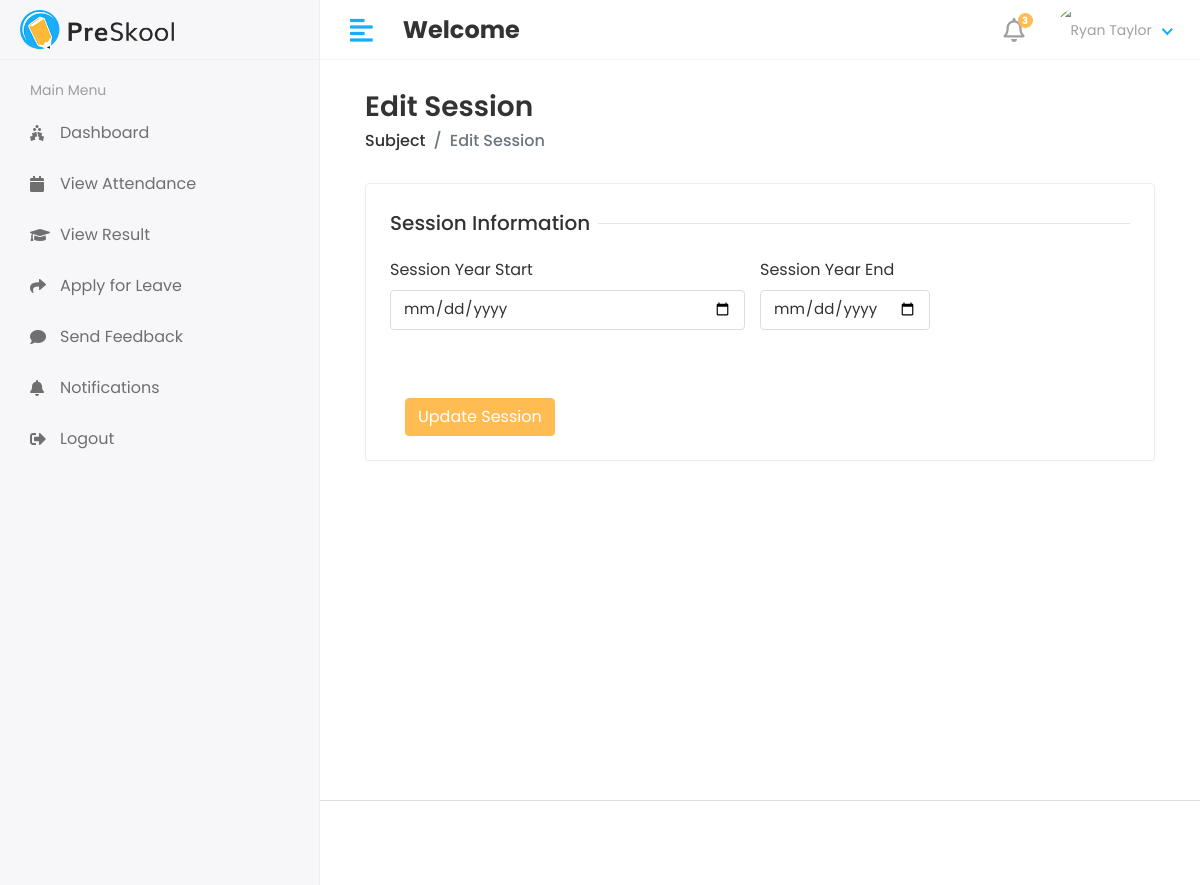
Page /Admin1/Session/Edit/1 on the earlier database version.
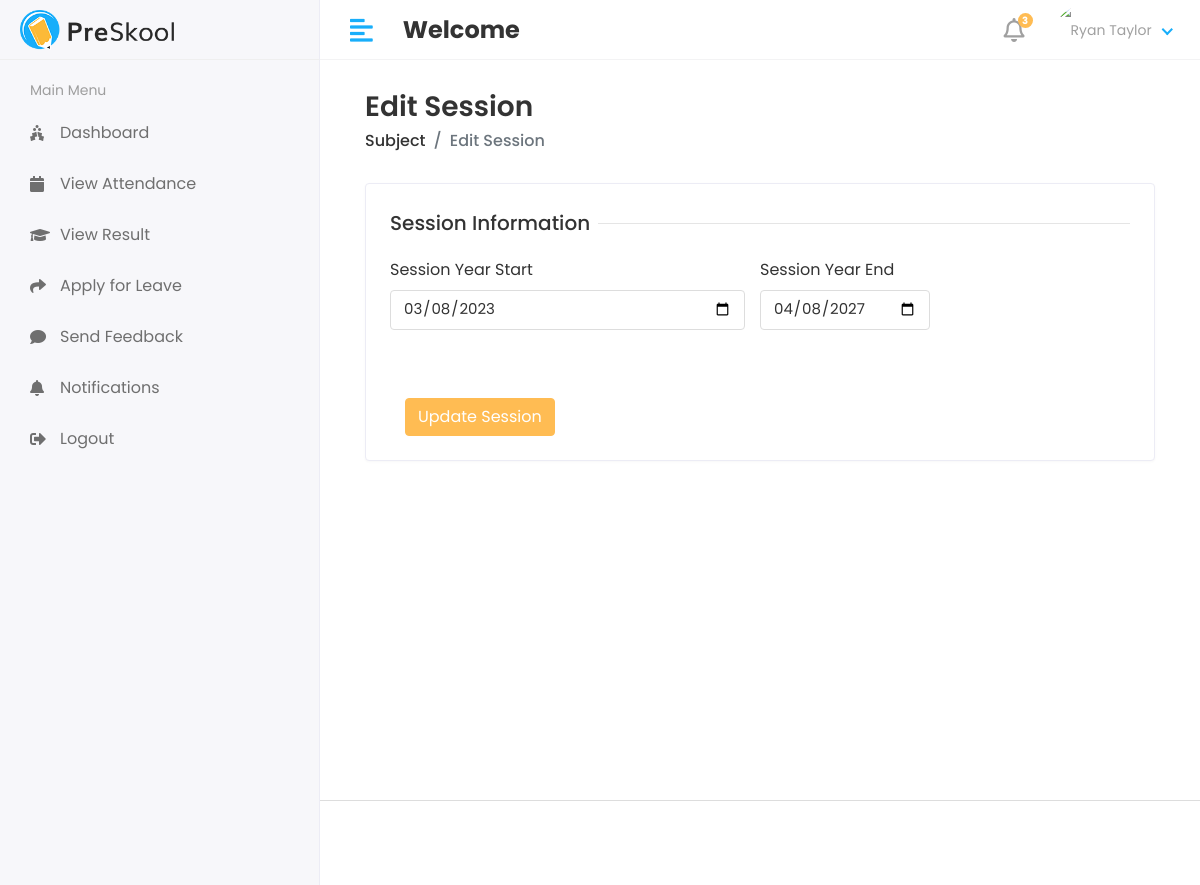
Same page on the later database version.
### app/models.py (models this page shows, shortened)
class Session_Year(models.Model):
    session_start=models.CharField(max_length=100)
    session_end=models.CharField(max_length=100)

### ticket/admin1.py (the view)
# urls.py: path('Admin1/Session/Edit/<str:id>', admin1.EDIT_SESSION, name='edit_session'),
def EDIT_SESSION(request,id):
    session = Session_Year.objects.filter(id=id)
    context={
        'session':session,
    }
    return render(request,'admin1/edit_session.html',context)

### templates/admin1/edit_session.html (shortened to what this page needs)
{% extends 'base.html' %}
{% block content %}
    <div class="content container-fluid">
        <div class="page-header">
            <div class="row align-items-center">
                <div class="col">
                    <h3 class="page-title">Edit Session</h3>
                    <ul class="breadcrumb">
                        <li class="breadcrumb-item"><a href="subjects.html">Subject</a></li>
                        <li class="breadcrumb-item active">Edit Session</li>
                    </ul>
                </div>
            </div>
        </div>
        <div class="row">
            <div class="col-sm-12">
                <div class="card">
                    <div class="card-body">
                        <form action="{% url 'update_session' %}" method="post">
                            <div class="row">
                                <div class="col-12">
                                    <h5 class="form-title"><span>Session Information</span></h5>
                                </div>
                                <div class="col-12 col-sm-6">
                                    <div class="form-group">
                                       <label>Session Year Start</label>
                                       <div>
                                          <input type="date" class="form-control" name="session_year_start" value="{% for i in session %}{{i.session_start}}{% endfor %}" required>
                                       </div>
                                    </div>
                                </div>
                                <div class="form-group">
                                       <label>Session Year End</label>
                                       <div>
                                          <input type="date" class="form-control" name="session_year_end" value="{% for i in session %}{{i.session_end}}{% endfor %}" required>
                                       </div>
                                    </div>
                                </div>
                                <br>
                                <div class="col-12 mt-4 ">
                                    <button type="submit" class="btn btn-primary">Update Session</button>
                                </div>
                            </div>
                    </div>
                </div>
            </div>
        </div>
    </div>
</div>
{% endblock %}

Differences in the rows shown:
changed Session_Year: session_year_start (not shown) → "03/08/2023"; session_year_end (not shown) → "04/08/2027"
